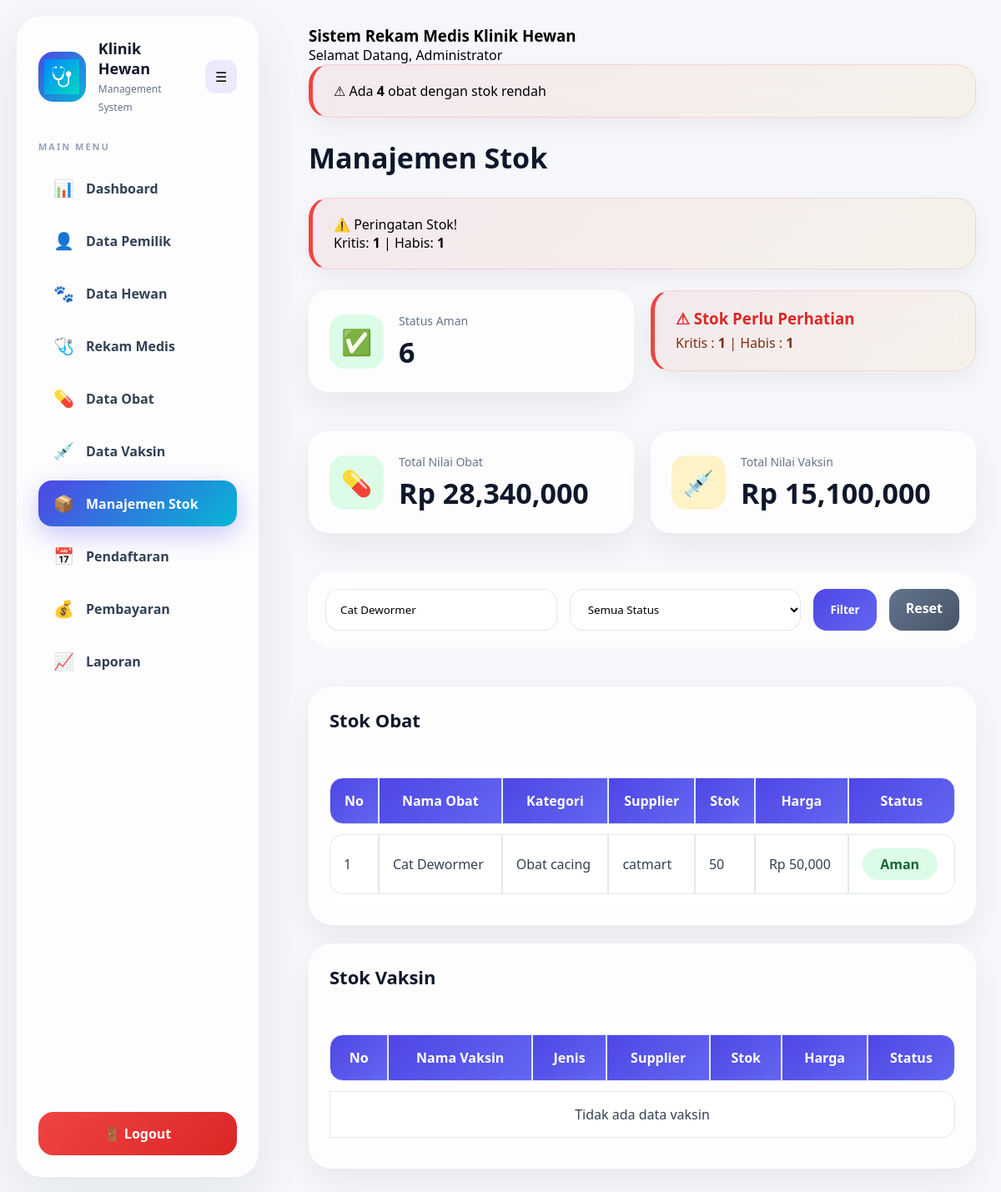
Page /klinik-hewan/stok/stok.php?keyword=Cat Dewormer (signed in) on the committed database.
### tables this page shows
CREATE TABLE `obat` (
  `id_obat` int NOT NULL,
  `nama_obat` varchar(100) DEFAULT NULL,
  `kategori` varchar(50) DEFAULT NULL,
  `stok` int DEFAULT '0',
  `harga` decimal(12,2) DEFAULT NULL,
  `supplier` varchar(100) DEFAULT NULL,
  `status_stok` enum('Aman','Menipis','Kritis','Habis') DEFAULT 'Aman',
  `created_at` timestamp NULL DEFAULT CURRENT_TIMESTAMP
);

### klinik-hewan/stok/stok.php (the view, shortened to what this page needs)
<?php
include "../config/database.php";
$keyword = '';
if(isset($_GET['keyword']))
{
    $keyword = mysqli_real_escape_string(
        $conn,
        $_GET['keyword']
    );
}
$amanObat = mysqli_num_rows(
mysqli_query(
$conn,
"SELECT id_obat
FROM obat
WHERE status_stok='Aman'"
));
$kritisObat = mysqli_num_rows(
mysqli_query(
$conn,
"SELECT id_obat
FROM obat
WHERE status_stok='Kritis'"
));
$habisObat = mysqli_num_rows(
mysqli_query(
$conn,
"SELECT id_obat
FROM obat
WHERE status_stok='Habis'"
));
$amanVaksin = mysqli_num_rows(
mysqli_query(
$conn,
"SELECT id_vaksin
FROM vaksin
WHERE status_stok='Aman'"
));
$kritisVaksin = mysqli_num_rows(
mysqli_query(
$conn,
"SELECT id_vaksin
FROM vaksin
WHERE status_stok='Kritis'"
));
$habisVaksin = mysqli_num_rows(
mysqli_query(
$conn,
"SELECT id_vaksin
FROM vaksin
WHERE status_stok='Habis'"
));
$totalAman     = $amanObat + $amanVaksin;
$totalKritis   = $kritisObat + $kritisVaksin;
$totalHabis    = $habisObat + $habisVaksin;
$nilaiObat = mysqli_fetch_assoc(
mysqli_query(
$conn,
"SELECT
SUM(stok * harga) AS total
FROM obat"
));
$nilaiVaksin = mysqli_fetch_assoc(
mysqli_query(
$conn,
"SELECT
SUM(stok * harga) AS total
FROM vaksin"
));
$filterObat = [];
if($keyword != '')
{
    $filterObat[] = "
    (
        nama_obat LIKE '%$keyword%'
        OR kategori LIKE '%$keyword%'
        OR supplier LIKE '%$keyword%'
    )
    ";
}
$whereObat = '';
if(count($filterObat) > 0)
{
    $whereObat =
    'WHERE '.implode(
        ' AND ',
        $filterObat
    );
}
$filterVaksin = [];
if($keyword != '')
{
    $filterVaksin[] = "
    (
        nama_vaksin LIKE '%$keyword%'
        OR jenis_vaksin LIKE '%$keyword%'
        OR supplier LIKE '%$keyword%'
    )
    ";
}
$whereVaksin = '';
if(count($filterVaksin) > 0)
{
    $whereVaksin =
    'WHERE '.implode(
        ' AND ',
        $filterVaksin
    );
}
$obat = mysqli_query(
$conn,
"SELECT *
FROM obat
$whereObat
ORDER BY nama_obat ASC"
);
$vaksin = mysqli_query(
$conn,
"SELECT *
FROM vaksin
$whereVaksin
ORDER BY nama_vaksin ASC"
);
?>
<!DOCTYPE html>
<html>
<head>
    <link
    rel="stylesheet"
    href="../assets/css/global.css">
    <link
    rel="stylesheet"
    href="../assets/css/sidebar.css">
    <link
    rel="stylesheet"
    href="../assets/css/stock.css">
</head>
<body>
<?php include "../includes/sidebar.php"; ?>
<div class="main-content">
<?php include "../includes/header.php"; ?>
<h2 class="page-title">
    Manajemen Stok
</h2>
<?php if($totalKritis > 0 || $totalHabis > 0){ ?>
<div class="alert-stock">
    ⚠️ Peringatan Stok!
    <br>
    Kritis:
    <b><?= $totalKritis; ?></b>
    |
    Habis:
    <b><?= $totalHabis; ?></b>
</div>
<?php } ?>
<div class="card-container">
        <div class="stock-card safe">
            <div class="stock-icon">
                ✅
            </div>
            <div>
                <span>Status Aman</span>
                <h2><?= $totalAman; ?></h2>
            </div>
        </div>
        <div class="alert-stock critical-alert">
            <div>
                <h3>⚠ Stok Perlu Perhatian</h3>
                <p>
                    Kritis :
                    <b><?= $totalKritis; ?></b>
                    |
                    Habis :
                    <b><?= $totalHabis; ?></b>
                </p>
            </div>
        </div>
</div>
<br>
<div class="card-container">
    <div class="stock-card safe">
        <div class="stock-icon">
            💊
        </div>
        <div>
            <span>Total Nilai Obat</span>
            <h2>
                Rp <?= number_format($nilaiObat['total'] ?? 0); ?>
            </h2>
        </div>
    </div>
    <div class="stock-card warning">
        <div class="stock-icon">
            💉
        </div>
        <div>
            <span>Total Nilai Vaksin</span>
            <h2>
                Rp <?= number_format($nilaiVaksin['total'] ?? 0); ?>
            </h2>
        </div>
    </div>
</div>
<br>
<form method="GET" class="filter-form">
    <input
    type="text"
    name="keyword"
    value="<?= $keyword; ?>"
    placeholder="Cari obat / vaksin..."
    class="form-control">
    <select
    name="status"
    class="form-control">
        <option value="">Semua Status</option>
    </select>
    <button type="submit" class="btn btn-primary">
        Filter
    </button>
    <a href="stok.php" class="btn btn-secondary">
        Reset
    </a>
</form>
<br>
<div class="detail-card">
    <h3>Stok Obat</h3>
    <br>
    <table class="table">
        <tr>
            <th>No</th>
            <th>Nama Obat</th>
            <th>Kategori</th>
            <th>Supplier</th>
            <th>Stok</th>
            <th>Harga</th>
            <th>Status</th>
        </tr>
        <?php if(mysqli_num_rows($obat) > 0){ ?>
        <?php $no = 1; ?>
        <?php while($row = mysqli_fetch_assoc($obat)){ ?>
        <tr>
            <td><?= $no++; ?></td>
            <td><?= htmlspecialchars($row['nama_obat']); ?></td>
            <td><?= htmlspecialchars($row['kategori']); ?></td>
            <td><?= htmlspecialchars($row['supplier']); ?></td>
            <td><?= (int)$row['stok']; ?></td>
            <td>Rp <?= number_format($row['harga']); ?></td>
            <td>
                <?php
                switch($row['status_stok'])
                {
                    case 'Aman':
                        echo '<span class="badge-success">Aman</span>';
                        break;
                }
                ?>
            </td>
        </tr>
        <?php } ?>
        <?php } ?>
    </table>
</div>
<br>
<div class="detail-card">
    <h3>Stok Vaksin</h3>
    <br>
    <table class="table">
        <tr>
            <th>No</th>
            <th>Nama Vaksin</th>
            <th>Jenis</th>
            <th>Supplier</th>
            <th>Stok</th>
            <th>Harga</th>
            <th>Status</th>
        </tr>
        <?php if(mysqli_num_rows($vaksin) > 0){ ?>
        <?php $no = 1; ?>
        <?php while($row = mysqli_fetch_assoc($vaksin)){ ?>
        <tr>
            <td><?= $no++; ?></td>
            <td>
                <?= htmlspecialchars($row['nama_vaksin']); ?>
            </td>
            <td>
                <?= htmlspecialchars($row['jenis_vaksin']); ?>
            </td>
            <td>
                <?= htmlspecialchars($row['supplier']); ?>
            </td>
            <td>
                <?= $row['stok']; ?>
            </td>
            <td>
                Rp <?= number_format($row['harga']); ?>
            </td>
            <td>
                <?php
                switch($row['status_stok'])
                {
                    case 'Aman':
                        echo '<span class="badge-success">Aman</span>';
                    break;
                    case 'Menipis':
                        echo '<span class="badge-warning">Menipis</span>';
                    break;
                    case 'Kritis':
                        echo '<span class="badge-danger">Kritis</span>';
                    break;
                    case 'Habis':
                        echo '<span class="badge-dark">Habis</span>';
                    break;
                }
                ?>
            </td>
        </tr>
        <?php } ?>
        <?php } else { ?>
        <tr>
            <td colspan="7" style="text-align:center;">
                Tidak ada data vaksin
            </td>
        </tr>
        <?php } ?>
    </table>
</div>
</body>
</html>

### klinik-hewan/includes/header.php
<?php
$id_admin = $_SESSION['admin'];
$queryAdmin = mysqli_query(
    $conn,
    "SELECT *
    FROM admins
    WHERE id_admin='$id_admin'"
);
$admin = mysqli_fetch_assoc($queryAdmin);
$stokMenipis = mysqli_num_rows(
    mysqli_query(
        $conn,
        "SELECT *
        FROM obat
        WHERE status_stok IN
        ('Menipis','Kritis','Habis')"
    )
);
?>
<div class="topbar">
    <h3>
        Sistem Rekam Medis Klinik Hewan
    </h3>
    <div>
        Selamat Datang,
        <?= $admin['nama_admin']; ?>
    </div>
</div>
<?php if($stokMenipis > 0){ ?>
<div class="alert-stock">
⚠ Ada
<b><?= $stokMenipis; ?></b>
obat dengan stok rendah
</div>
<?php } ?>

### klinik-hewan/assets/css/global.css (style rules this page uses)
* { margin:0; padding:0; box-sizing:border-box; font-family:'Segoe UI',sans-serif; }
body { background:#f5f7fb; }
a { text-decoration:none; }
.main-content { margin-left:260px; padding:25px; }
.page-title { margin-bottom:20px; color:#1e293b; }
.btn { padding:10px 16px; border:none; border-radius:8px; cursor:pointer; display:inline-block; }
.btn-primary { background:#2563eb; color:white; }
.form-control { width:100%; padding:10px; border:1px solid #dbeafe; border-radius:8px; }
.table { width:100%; border-collapse:collapse; background:white; }
.table th, .table td { padding:12px; border:1px solid #e2e8f0; }
.table th { background:#eff6ff; }

### klinik-hewan/assets/css/sidebar.css (style rules this page uses)
.main-content { margin-left:340px; padding:30px; }

### klinik-hewan/assets/css/stock.css (style rules this page uses)
.page-title { font-size:34px; font-weight:800; color:#0F172A; margin-bottom:25px; }
.alert-stock { background:linear-gradient( 135deg, rgba(239,68,68,.08), rgba(251,191,36,.08) ); backdrop-filter:blur(20px); border:1px solid rgba(239,68,68,.15); border-left:5px solid #EF4444; border-radius:24px; padding:20px 25px; margin-bottom:25px; box-shadow: 0 10px 25px rgba(15,23,42,.05); }
.alert-stock h3 { color:#DC2626; margin-bottom:6px; }
.alert-stock p { color:#7C2D12; }
.card-container { display:grid; grid-template-columns: repeat(auto-fit,minmax(250px,1fr)); gap:20px; margin-bottom:25px; }
.stock-card { background: rgba(255,255,255,.75); backdrop-filter: blur(25px); border-radius:24px; padding:24px; display:flex; align-items:center; gap:18px; transition:.35s; border: 1px solid rgba(255,255,255,.7); box-shadow: 0 15px 35px rgba(15,23,42,.06); }
.stock-icon { width:65px; height:65px; border-radius:18px; display:flex; align-items:center; justify-content:center; font-size:30px; }
.safe .stock-icon { background:#DCFCE7; }
.warning .stock-icon { background:#FEF3C7; }
.stock-card span { color:#64748B; font-size:14px; }
.stock-card h2 { font-size:34px; margin-top:4px; color:#0F172A; }
.filter-form { display:flex; flex-wrap:wrap; gap:15px; background: rgba(255,255,255,.75); backdrop-filter: blur(20px); border-radius:24px; padding:20px; margin-bottom:25px; }
.form-control { flex:1; min-width:220px; height:50px; border:none; border-radius:16px; padding:0 18px; background:white; box-shadow: inset 0 0 0 1px #E2E8F0; }
.btn { border:none; padding:12px 20px; border-radius:16px; cursor:pointer; font-weight:700; text-decoration:none; transition:.3s; }
.btn-primary { color:white; background: linear-gradient( 135deg, #4F46E5, #6366F1 ); }
.btn-secondary { color:white; background: linear-gradient( 135deg, #64748B, #475569 ); }
.detail-card { background: rgba(255,255,255,.75); backdrop-filter: blur(20px); border-radius:28px; padding:25px; box-shadow: 0 15px 35px rgba(15,23,42,.06); }
.detail-card h3 { font-size:22px; margin-bottom:20px; color:#0F172A; }
.table { width:100%; border-collapse:separate; border-spacing:0 12px; }
.table th { background: linear-gradient( 135deg, #4F46E5, #6366F1 ); color:white; padding:16px; }
.table th:first-child { border-radius:16px 0 0 16px; }
.table th:last-child { border-radius:0 16px 16px 0; }
.table td { background:white; padding:16px; color:#334155; }
.table td:first-child { border-radius:16px 0 0 16px; }
.table td:last-child { border-radius:0 16px 16px 0; }
.table tbody tr { transition:.3s; }
.badge-success, .badge-warning, .badge-danger, .badge-dark { display:inline-flex; align-items:center; justify-content:center; padding:8px 14px; border-radius:999px; font-weight:700; min-width:90px; }
.badge-success { background:#DCFCE7; color:#166534; }

### rows in the picture
obat: nama_obat "Cat Dewormer", kategori "Obat cacing", supplier "catmart", stok "50", harga "50,000", status_stok "Aman"

### other values in the picture
$admin['nama_admin'] "Administrator"
$stokMenipis "4"
$totalKritis "1"
$totalHabis "1"
$totalAman "6"
$nilaiObat['total'] "28,340,000"
$nilaiVaksin['total'] "15,100,000"
